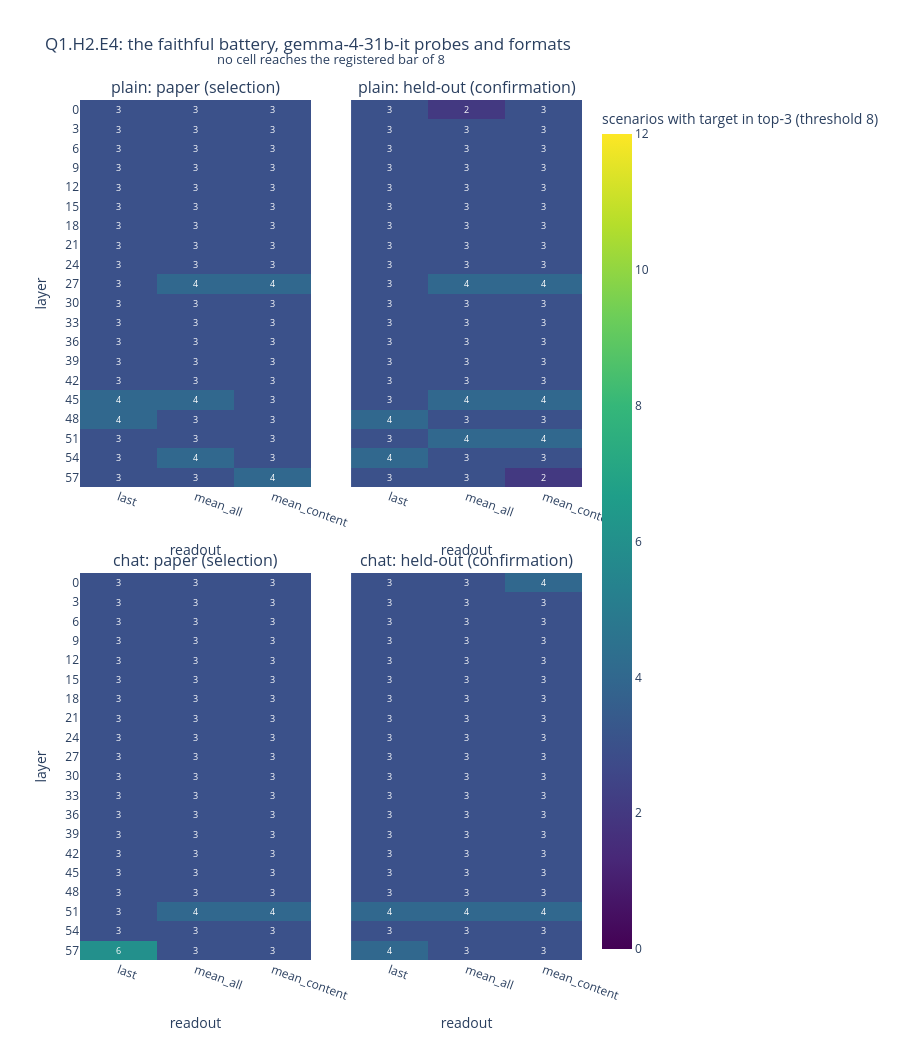

Source (notebook cell):
### Code cell
# this cell draws the four sweep grids with per-cell scores (bold at the pass bar of 8)
titles = [
    f"{fmt}: {'paper (selection)' if kind == 'scenario' else 'held-out (confirmation)'}"
    for fmt in formats
    for kind in ("scenario", "heldout")
]
fig = make_subplots(
    rows=len(formats),
    cols=2,
    subplot_titles=titles,
    shared_yaxes=True,
    horizontal_spacing=0.08,
    vertical_spacing=0.10,
)
for fi, fmt in enumerate(formats):
    for ki, kind in enumerate(("scenario", "heldout")):
        G = grids[(fmt, kind)]
        fig.add_trace(
            go.Heatmap(
                z=G,
                colorscale="Viridis",
                zmin=0,
                zmax=12,
                showscale=(fi == 0 and ki == 0),
                colorbar=dict(title="scenarios with target in top-3 (threshold 8)"),
            ),
            row=fi + 1,
            col=ki + 1,
        )
        for lp in range(len(layers)):
            for rp in range(len(READOUTS)):
                v = int(G[lp, rp])
                fig.add_annotation(
                    x=rp,
                    y=lp,
                    text=f"<b>{v}</b>" if v >= 8 else str(v),
                    showarrow=False,
                    font=dict(size=9, color="white" if v < 7 else "black"),
                    row=fi + 1,
                    col=ki + 1,
                )
        fig.update_xaxes(
            tickvals=list(range(len(READOUTS))),
            ticktext=READOUTS,
            tickangle=20,
            title_text="readout",
            row=fi + 1,
            col=ki + 1,
        )
        fig.update_yaxes(autorange="reversed", row=fi + 1, col=ki + 1)
    fig.update_yaxes(
        tickvals=list(range(len(layers))),
        ticktext=[str(l) for l in layers],
        title_text="layer",
        row=fi + 1,
        col=1,
    )
fig.update_layout(
    title="Q1.H2.E4: the faithful battery, gemma-4-31b-it probes and formats",
    height=520 * len(formats),
    width=900,
)
fig.add_annotation(
    text="no cell reaches the registered bar of 8",
    xref="paper",
    yref="paper",
    x=0.5,
    y=1.06,
    showarrow=False,
    font=dict(size=13),
)
fig.show()

### Figure 1 — Plotly figure (JSON) as saved in the notebook; plotly's stock layout.template omitted (floating-point values rounded to 4 significant figures)
{"data": [{"colorbar": {"title": {"text": "scenarios with target in top-3 (threshold 8)"}}, "colorscale": [[0.0, "#440154"], [0.1111, "#482878"], [0.2222, "#3e4989"], [0.3333, "#31688e"], [0.4444, "#26828e"], [0.5556, "#1f9e89"], [0.6667, "#35b779"], [0.7778, "#6ece58"], [0.8889, "#b5de2b"], [1.0, "#fde725"]], "showscale": true, "type": "heatmap", "xaxis": "x", "yaxis": "y", "z": [[3, 3, 3], [3, 3, 3], [3, 3, 3], [3, 3, 3], [3, 3, 3], [3, 3, 3], [3, 3, 3], [3, 3, 3], [3, 3, 3], [3, 4, 4], [3, 3, 3], [3, 3, 3], [3, 3, 3], [3, 3, 3], [3, 3, 3], [4, 4, 3], [4, 3, 3], [3, 3, 3], [3, 4, 3], [3, 3, 4]], "zmax": 12, "zmin": 0}, {"colorbar": {"title": {"text": "scenarios with target in top-3 (threshold 8)"}}, "colorscale": [[0.0, "#440154"], [0.1111, "#482878"], [0.2222, "#3e4989"], [0.3333, "#31688e"], [0.4444, "#26828e"], [0.5556, "#1f9e89"], [0.6667, "#35b779"], [0.7778, "#6ece58"], [0.8889, "#b5de2b"], [1.0, "#fde725"]], "showscale": false, "type": "heatmap", "xaxis": "x2", "yaxis": "y2", "z": [[3, 2, 3], [3, 3, 3], [3, 3, 3], [3, 3, 3], [3, 3, 3], [3, 3, 3], [3, 3, 3], [3, 3, 3], [3, 3, 3], [3, 4, 4], [3, 3, 3], [3, 3, 3], [3, 3, 3], [3, 3, 3], [3, 3, 3], [3, 4, 4], [4, 3, 3], [3, 4, 4], [4, 3, 3], [3, 3, 2]], "zmax": 12, "zmin": 0}, {"colorbar": {"title": {"text": "scenarios with target in top-3 (threshold 8)"}}, "colorscale": [[0.0, "#440154"], [0.1111, "#482878"], [0.2222, "#3e4989"], [0.3333, "#31688e"], [0.4444, "#26828e"], [0.5556, "#1f9e89"], [0.6667, "#35b779"], [0.7778, "#6ece58"], [0.8889, "#b5de2b"], [1.0, "#fde725"]], "showscale": false, "type": "heatmap", "xaxis": "x3", "yaxis": "y3", "z": [[3, 3, 3], [3, 3, 3], [3, 3, 3], [3, 3, 3], [3, 3, 3], [3, 3, 3], [3, 3, 3], [3, 3, 3], [3, 3, 3], [3, 3, 3], [3, 3, 3], [3, 3, 3], [3, 3, 3], [3, 3, 3], [3, 3, 3], [3, 3, 3], [3, 3, 3], [3, 4, 4], [3, 3, 3], [6, 3, 3]], "zmax": 12, "zmin": 0}, {"colorbar": {"title": {"text": "scenarios with target in top-3 (threshold 8)"}}, "colorscale": [[0.0, "#440154"], [0.1111, "#482878"], [0.2222, "#3e4989"], [0.3333, "#31688e"], [0.4444, "#26828e"], [0.5556, "#1f9e89"], [0.6667, "#35b779"], [0.7778, "#6ece58"], [0.8889, "#b5de2b"], [1.0, "#fde725"]], "showscale": false, "type": "heatmap", "xaxis": "x4", "yaxis": "y4", "z": [[3, 3, 4], [3, 3, 3], [3, 3, 3], [3, 3, 3], [3, 3, 3], [3, 3, 3], [3, 3, 3], [3, 3, 3], [3, 3, 3], [3, 3, 3], [3, 3, 3], [3, 3, 3], [3, 3, 3], [3, 3, 3], [3, 3, 3], [3, 3, 3], [3, 3, 3], [4, 4, 4], [3, 3, 3], [4, 3, 3]], "zmax": 12, "zmin": 0}], "layout": {"annotations": [{"font": {"size": 16}, "showarrow": false, "text": "plain: paper (selection)", "x": 0.23, "xanchor": "center", "xref": "paper", "y": 1.0, "yanchor": "bottom", "yref": "paper"}, {"font": {"size": 16}, "showarrow": false, "text": "plain: held-out (confirmation)", "x": 0.77, "xanchor": "center", "xref": "paper", "y": 1.0, "yanchor": "bottom", "yref": "paper"}, {"font": {"size": 16}, "showarrow": false, "text": "chat: paper (selection)", "x": 0.23, "xanchor": "center", "xref": "paper", "y": 0.45, "yanchor": "bottom", "yref": "paper"}, {"font": {"size": 16}, "showarrow": false, "text": "chat: held-out (confirmation)", "x": 0.77, "xanchor": "center", "xref": "paper", "y": 0.45, "yanchor": "bottom", "yref": "paper"}, {"font": {"color": "white", "size": 9}, "showarrow": false, "text": "3", "x": 0, "xref": "x", "y": 0, "yref": "y"}, {"font": {"color": "white", "size": 9}, "showarrow": false, "text": "3", "x": 1, "xref": "x", "y": 0, "yref": "y"}, {"font": {"color": "white", "size": 9}, "showarrow": false, "text": "3", "x": 2, "xref": "x", "y": 0, "yref": "y"}, {"font": {"color": "white", "size": 9}, "showarrow": false, "text": "3", "x": 0, "xref": "x", "y": 1, "yref": "y"}, {"font": {"color": "white", "size": 9}, "showarrow": false, "text": "3", "x": 1, "xref": "x", "y": 1, "yref": "y"}, {"font": {"color": "white", "size": 9}, "showarrow": false, "text": "3", "x": 2, "xref": "x", "y": 1, "yref": "y"}, {"font": {"color": "white", "size": 9}, "showarrow": false, "text": "3", "x": 0, "xref": "x", "y": 2, "yref": "y"}, {"font": {"color": "white", "size": 9}, "showarrow": false, "text": "3", "x": 1, "xref": "x", "y": 2, "yref": "y"}, {"font": {"color": "white", "size": 9}, "showarrow": false, "text": "3", "x": 2, "xref": "x", "y": 2, "yref": "y"}, {"font": {"color": "white", "size": 9}, "showarrow": false, "text": "3", "x": 0, "xref": "x", "y": 3, "yref": "y"}, {"font": {"color": "white", "size": 9}, "showarrow": false, "text": "3", "x": 1, "xref": "x", "y": 3, "yref": "y"}, {"font": {"color": "white", "size": 9}, "showarrow": false, "text": "3", "x": 2, "xref": "x", "y": 3, "yref": "y"}, {"font": {"color": "white", "size": 9}, "showarrow": false, "text": "3", "x": 0, "xref": "x", "y": 4, "yref": "y"}, {"font": {"color": "white", "size": 9}, "showarrow": false, "text": "3", "x": 1, "xref": "x", "y": 4, "yref": "y"}, {"font": {"color": "white", "size": 9}, "showarrow": false, "text": "3", "x": 2, "xref": "x", "y": 4, "yref": "y"}, {"font": {"color": "white", "size": 9}, "showarrow": false, "text": "3", "x": 0, "xref": "x", "y": 5, "yref": "y"}, {"font": {"color": "white", "size": 9}, "showarrow": false, "text": "3", "x": 1, "xref": "x", "y": 5, "yref": "y"}, {"font": {"color": "white", "size": 9}, "showarrow": false, "text": "3", "x": 2, "xref": "x", "y": 5, "yref": "y"}, {"font": {"color": "white", "size": 9}, "showarrow": false, "text": "3", "x": 0, "xref": "x", "y": 6, "yref": "y"}, {"font": {"color": "white", "size": 9}, "showarrow": false, "text": "3", "x": 1, "xref": "x", "y": 6, "yref": "y"}, {"font": {"color": "white", "size": 9}, "showarrow": false, "text": "3", "x": 2, "xref": "x", "y": 6, "yref": "y"}, {"font": {"color": "white", "size": 9}, "showarrow": false, "text": "3", "x": 0, "xref": "x", "y": 7, "yref": "y"}, {"font": {"color": "white", "size": 9}, "showarrow": false, "text": "3", "x": 1, "xref": "x", "y": 7, "yref": "y"}, {"font": {"color": "white", "size": 9}, "showarrow": false, "text": "3", "x": 2, "xref": "x", "y": 7, "yref": "y"}, {"font": {"color": "white", "size": 9}, "showarrow": false, "text": "3", "x": 0, "xref": "x", "y": 8, "yref": "y"}, {"font": {"color": "white", "size": 9}, "showarrow": false, "text": "3", "x": 1, "xref": "x", "y": 8, "yref": "y"}, {"font": {"color": "white", "size": 9}, "showarrow": false, "text": "3", "x": 2, "xref": "x", "y": 8, "yref": "y"}, {"font": {"color": "white", "size": 9}, "showarrow": false, "text": "3", "x": 0, "xref": "x", "y": 9, "yref": "y"}, {"font": {"color": "white", "size": 9}, "showarrow": false, "text": "4", "x": 1, "xref": "x", "y": 9, "yref": "y"}, {"font": {"color": "white", "size": 9}, "showarrow": false, "text": "4", "x": 2, "xref": "x", "y": 9, "yref": "y"}, {"font": {"color": "white", "size": 9}, "showarrow": false, "text": "3", "x": 0, "xref": "x", "y": 10, "yref": "y"}, {"font": {"color": "white", "size": 9}, "showarrow": false, "text": "3", "x": 1, "xref": "x", "y": 10, "yref": "y"}, {"font": {"color": "white", "size": 9}, "showarrow": false, "text": "3", "x": 2, "xref": "x", "y": 10, "yref": "y"}, {"font": {"color": "white", "size": 9}, "showarrow": false, "text": "3", "x": 0, "xref": "x", "y": 11, "yref": "y"}, {"font": {"color": "white", "size": 9}, "showarrow": false, "text": "3", "x": 1, "xref": "x", "y": 11, "yref": "y"}, {"font": {"color": "white", "size": 9}, "showarrow": false, "text": "3", "x": 2, "xref": "x", "y": 11, "yref": "y"}, {"font": {"color": "white", "size": 9}, "showarrow": false, "text": "3", "x": 0, "xref": "x", "y": 12, "yref": "y"}, {"font": {"color": "white", "size": 9}, "showarrow": false, "text": "3", "x": 1, "xref": "x", "y": 12, "yref": "y"}, {"font": {"color": "white", "size": 9}, "showarrow": false, "text": "3", "x": 2, "xref": "x", "y": 12, "yref": "y"}, {"font": {"color": "white", "size": 9}, "showarrow": false, "text": "3", "x": 0, "xref": "x", "y": 13, "yref": "y"}, {"font": {"color": "white", "size": 9}, "showarrow": false, "text": "3", "x": 1, "xref": "x", "y": 13, "yref": "y"}, {"font": {"color": "white", "size": 9}, "showarrow": false, "text": "3", "x": 2, "xref": "x", "y": 13, "yref": "y"}, {"font": {"color": "white", "size": 9}, "showarrow": false, "text": "3", "x": 0, "xref": "x", "y": 14, "yref": "y"}, {"font": {"color": "white", "size": 9}, "showarrow": false, "text": "3", "x": 1, "xref": "x", "y": 14, "yref": "y"}, {"font": {"color": "white", "size": 9}, "showarrow": false, "text": "3", "x": 2, "xref": "x", "y": 14, "yref": "y"}, {"font": {"color": "white", "size": 9}, "showarrow": false, "text": "4", "x": 0, "xref": "x", "y": 15, "yref": "y"}, {"font": {"color": "white", "size": 9}, "showarrow": false, "text": "4", "x": 1, "xref": "x", "y": 15, "yref": "y"}, {"font": {"color": "white", "size": 9}, "showarrow": false, "text": "3", "x": 2, "xref": "x", "y": 15, "yref": "y"}, {"font": {"color": "white", "size": 9}, "showarrow": false, "text": "4", "x": 0, "xref": "x", "y": 16, "yref": "y"}, {"font": {"color": "white", "size": 9}, "showarrow": false, "text": "3", "x": 1, "xref": "x", "y": 16, "yref": "y"}, {"font": {"color": "white", "size": 9}, "showarrow": false, "text": "3", "x": 2, "xref": "x", "y": 16, "yref": "y"}, {"font": {"color": "white", "size": 9}, "showarrow": false, "text": "3", "x": 0, "xref": "x", "y": 17, "yref": "y"}, {"font": {"color": "white", "size": 9}, "showarrow": false, "text": "3", "x": 1, "xref": "x", "y": 17, "yref": "y"}, {"font": {"color": "white", "size": 9}, "showarrow": false, "text": "3", "x": 2, "xref": "x", "y": 17, "yref": "y"}, {"font": {"color": "white", "size": 9}, "showarrow": false, "text": "3", "x": 0, "xref": "x", "y": 18, "yref": "y"}, {"font": {"color": "white", "size": 9}, "showarrow": false, "text": "4", "x": 1, "xref": "x", "y": 18, "yref": "y"}, {"font": {"color": "white", "size": 9}, "showarrow": false, "text": "3", "x": 2, "xref": "x", "y": 18, "yref": "y"}, {"font": {"color": "white", "size": 9}, "showarrow": false, "text": "3", "x": 0, "xref": "x", "y": 19, "yref": "y"}, {"font": {"color": "white", "size": 9}, "showarrow": false, "text": "3", "x": 1, "xref": "x", "y": 19, "yref": "y"}, {"font": {"color": "white", "size": 9}, "showarrow": false, "text": "4", "x": 2, "xref": "x", "y": 19, "yref": "y"}, {"font": {"color": "white", "size": 9}, "showarrow": false, "text": "3", "x": 0, "xref": "x2", "y": 0, "yref": "y2"}, {"font": {"color": "white", "size": 9}, "showarrow": false, "text": "2", "x": 1, "xref": "x2", "y": 0, "yref": "y2"}, {"font": {"color": "white", "size": 9}, "showarrow": false, "text": "3", "x": 2, "xref": "x2", "y": 0, "yref": "y2"}, {"font": {"color": "white", "size": 9}, "showarrow": false, "text": "3", "x": 0, "xref": "x2", "y": 1, "yref": "y2"}, {"font": {"color": "white", "size": 9}, "showarrow": false, "text": "3", "x": 1, "xref": "x2", "y": 1, "yref": "y2"}, {"font": {"color": "white", "size": 9}, "showarrow": false, "text": "3", "x": 2, "xref": "x2", "y": 1, "yref": "y2"}, {"font": {"color": "white", "size": 9}, "showarrow": false, "text": "3", "x": 0, "xref": "x2", "y": 2, "yref": "y2"}, {"font": {"color": "white", "size": 9}, "showarrow": false, "text": "3", "x": 1, "xref": "x2", "y": 2, "yref": "y2"}, {"font": {"color": "white", "size": 9}, "showarrow": false, "text": "3", "x": 2, "xref": "x2", "y": 2, "yref": "y2"}, {"font": {"color": "white", "size": 9}, "showarrow": false, "text": "3", "x": 0, "xref": "x2", "y": 3, "yref": "y2"}, {"font": {"color": "white", "size": 9}, "showarrow": false, "text": "3", "x": 1, "xref": "x2", "y": 3, "yref": "y2"}, {"font": {"color": "white", "size": 9}, "showarrow": false, "text": "3", "x": 2, "xref": "x2", "y": 3, "yref": "y2"}, {"font": {"color": "white", "size": 9}, "showarrow": false, "text": "3", "x": 0, "xref": "x2", "y": 4, "yref": "y2"}, {"font": {"color": "white", "size": 9}, "showarrow": false, "text": "3", "x": 1, "xref": "x2", "y": 4, "yref": "y2"}, {"font": {"color": "white", "size": 9}, "showarrow": false, "text": "3", "x": 2, "xref": "x2", "y": 4, "yref": "y2"}, {"font": {"color": "white", "size": 9}, "showarrow": false, "text": "3", "x": 0, "xref": "x2", "y": 5, "yref": "y2"}, {"font": {"color": "white", "size": 9}, "showarrow": false, "text": "3", "x": 1, "xref": "x2", "y": 5, "yref": "y2"}, {"font": {"color": "white", "size": 9}, "showarrow": false, "text": "3", "x": 2, "xref": "x2", "y": 5, "yref": "y2"}, {"font": {"color": "white", "size": 9}, "showarrow": false, "text": "3", "x": 0, "xref": "x2", "y": 6, "yref": "y2"}, {"font": {"color": "white", "size": 9}, "showarrow": false, "text": "3", "x": 1, "xref": "x2", "y": 6, "yref": "y2"}, {"font": {"color": "white", "size": 9}, "showarrow": false, "text": "3", "x": 2, "xref": "x2", "y": 6, "yref": "y2"}, {"font": {"color": "white", "size": 9}, "showarrow": false, "text": "3", "x": 0, "xref": "x2", "y": 7, "yref": "y2"}, {"font": {"color": "white", "size": 9}, "showarrow": false, "text": "3", "x": 1, "xref": "x2", "y": 7, "yref": "y2"}, {"font": {"color": "white", "size": 9}, "showarrow": false, "text": "3", "x": 2, "xref": "x2", "y": 7, "yref": "y2"}, {"font": {"color": "white", "size": 9}, "showarrow": false, "text": "3", "x": 0, "xref": "x2", "y": 8, "yref": "y2"}, {"font": {"color": "white", "size": 9}, "showarrow": false, "text": "3", "x": 1, "xref": "x2", "y": 8, "yref": "y2"}, {"font": {"color": "white", "size": 9}, "showarrow": false, "text": "3", "x": 2, "xref": "x2", "y": 8, "yref": "y2"}, {"font": {"color": "white", "size": 9}, "showarrow": false, "text": "3", "x": 0, "xref": "x2", "y": 9, "yref": "y2"}, {"font": {"color": "white", "size": 9}, "showarrow": false, "text": "4", "x": 1, "xref": "x2", "y": 9, "yref": "y2"}, {"font": {"color": "white", "size": 9}, "showarrow": false, "text": "4", "x": 2, "xref": "x2", "y": 9, "yref": "y2"}, {"font": {"color": "white", "size": 9}, "showarrow": false, "text": "3", "x": 0, "xref": "x2", "y": 10, "yref": "y2"}, {"font": {"color": "white", "size": 9}, "showarrow": false, "text": "3", "x": 1, "xref": "x2", "y": 10, "yref": "y2"}, {"font": {"color": "white", "size": 9}, "showarrow": false, "text": "3", "x": 2, "xref": "x2", "y": 10, "yref": "y2"}, {"font": {"color": "white", "size": 9}, "showarrow": false, "text": "3", "x": 0, "xref": "x2", "y": 11, "yref": "y2"}, {"font": {"color": "white", "size": 9}, "showarrow": false, "text": "3", "x": 1, "xref": "x2", "y": 11, "yref": "y2"}, {"font": {"color": "white", "size": 9}, "showarrow": false, "text": "3", "x": 2, "xref": "x2", "y": 11, "yref": "y2"}, {"font": {"color": "white", "size": 9}, "showarrow": false, "text": "3", "x": 0, "xref": "x2", "y": 12, "yref": "y2"}, {"font": {"color": "white", "size": 9}, "showarrow": false, "text": "3", "x": 1, "xref": "x2", "y": 12, "yref": "y2"}, {"font": {"color": "white", "size": 9}, "showarrow": false, "text": "3", "x": 2, "xref": "x2", "y": 12, "yref": "y2"}, {"font": {"color": "white", "size": 9}, "showarrow": false, "text": "3", "x": 0, "xref": "x2", "y": 13, "yref": "y2"}, {"font": {"color": "white", "size": 9}, "showarrow": false, "text": "3", "x": 1, "xref": "x2", "y": 13, "yref": "y2"}, {"font": {"color": "white", "size": 9}, "showarrow": false, "text": "3", "x": 2, "xref": "x2", "y": 13, "yref": "y2"}, {"font": {"color": "white", "size": 9}, "showarrow": false, "text": "3", "x": 0, "xref": "x2", "y": 14, "yref": "y2"}, {"font": {"color": "white", "size": 9}, "showarrow": false, "text": "3", "x": 1, "xref": "x2", "y": 14, "yref": "y2"}, {"font": {"color": "white", "size": 9}, "showarrow": false, "text": "3", "x": 2, "xref": "x2", "y": 14, "yref": "y2"}, {"font": {"color": "white", "size": 9}, "showarrow": false, "text": "3", "x": 0, "xref": "x2", "y": 15, "yref": "y2"}, {"font": {"color": "white", "size": 9}, "showarrow": false, "text": "4", "x": 1, "xref": "x2", "y": 15, "yref": "y2"}, {"font": {"color": "white", "size": 9}, "showarrow": false, "text": "4", "x": 2, "xref": "x2", "y": 15, "yref": "y2"}, {"font": {"color": "white", "size": 9}, "showarrow": false, "text": "4", "x": 0, "xref": "x2", "y": 16, "yref": "y2"}, {"font": {"color": "white", "size": 9}, "showarrow": false, "text": "3", "x": 1, "xref": "x2", "y": 16, "yref": "y2"}, {"font": {"color": "white", "size": 9}, "showarrow": false, "text": "3", "x": 2, "xref": "x2", "y": 16, "yref": "y2"}, {"font": {"color": "white", "size": 9}, "showarrow": false, "text": "3", "x": 0, "xref": "x2", "y": 17, "yref": "y2"}, {"font": {"color": "white", "size": 9}, "showarrow": false, "text": "4", "x": 1, "xref": "x2", "y": 17, "yref": "y2"}, {"font": {"color": "white", "size": 9}, "showarrow": false, "text": "4", "x": 2, "xref": "x2", "y": 17, "yref": "y2"}, {"font": {"color": "white", "size": 9}, "showarrow": false, "text": "4", "x": 0, "xref": "x2", "y": 18, "yref": "y2"}, {"font": {"color": "white", "size": 9}, "showarrow": false, "text": "3", "x": 1, "xref": "x2", "y": 18, "yref": "y2"}, {"font": {"color": "white", "size": 9}, "showarrow": false, "text": "3", "x": 2, "xref": "x2", "y": 18, "yref": "y2"}, {"font": {"color": "white", "size": 9}, "showarrow": false, "text": "3", "x": 0, "xref": "x2", "y": 19, "yref": "y2"}, {"font": {"color": "white", "size": 9}, "showarrow": false, "text": "3", "x": 1, "xref": "x2", "y": 19, "yref": "y2"}, {"font": {"color": "white", "size": 9}, "showarrow": false, "text": "2", "x": 2, "xref": "x2", "y": 19, "yref": "y2"}, {"font": {"color": "white", "size": 9}, "showarrow": false, "text": "3", "x": 0, "xref": "x3", "y": 0, "yref": "y3"}, {"font": {"color": "white", "size": 9}, "showarrow": false, "text": "3", "x": 1, "xref": "x3", "y": 0, "yref": "y3"}, {"font": {"color": "white", "size": 9}, "showarrow": false, "text": "3", "x": 2, "xref": "x3", "y": 0, "yref": "y3"}, {"font": {"color": "white", "size": 9}, "showarrow": false, "text": "3", "x": 0, "xref": "x3", "y": 1, "yref": "y3"}, {"font": {"color": "white", "size": 9}, "showarrow": false, "text": "3", "x": 1, "xref": "x3", "y": 1, "yref": "y3"}, {"font": {"color": "white", "size": 9}, "showarrow": false, "text": "3", "x": 2, "xref": "x3", "y": 1, "yref": "y3"}, {"font": {"color": "white", "size": 9}, "showarrow": false, "text": "3", "x": 0, "xref": "x3", "y": 2, "yref": "y3"}, {"font": {"color": "white", "size": 9}, "showarrow": false, "text": "3", "x": 1, "xref": "x3", "y": 2, "yref": "y3"}, {"font": {"color": "white", "size": 9}, "showarrow": false, "text": "3", "x": 2, "xref": "x3", "y": 2, "yref": "y3"}, {"font": {"color": "white", "size": 9}, "showarrow": false, "text": "3", "x": 0, "xref": "x3", "y": 3, "yref": "y3"}, {"font": {"color": "white", "size": 9}, "showarrow": false, "text": "3", "x": 1, "xref": "x3", "y": 3, "yref": "y3"}, {"font": {"color": "white", "size": 9}, "showarrow": false, "text": "3", "x": 2, "xref": "x3", "y": 3, "yref": "y3"}, {"font": {"color": "white", "size": 9}, "showarrow": false, "text": "3", "x": 0, "xref": "x3", "y": 4, "yref": "y3"}, {"font": {"color": "white", "size": 9}, "showarrow": false, "text": "3", "x": 1, "xref": "x3", "y": 4, "yref": "y3"}, {"font": {"color": "white", "size": 9}, "showarrow": false, "text": "3", "x": 2, "xref": "x3", "y": 4, "yref": "y3"}, {"font": {"color": "white", "size": 9}, "showarrow": false, "text": "3", "x": 0, "xref": "x3", "y": 5, "yref": "y3"}, {"font": {"color": "white", "size": 9}, "showarrow": false, "text": "3", "x": 1, "xref": "x3", "y": 5, "yref": "y3"}, {"font": {"color": "white", "size": 9}, "showarrow": false, "text": "3", "x": 2, "xref": "x3", "y": 5, "yref": "y3"}, {"font": {"color": "white", "size": 9}, "showarrow": false, "text": "3", "x": 0, "xref": "x3", "y": 6, "yref": "y3"}, {"font": {"color": "white", "size": 9}, "showarrow": false, "text": "3", "x": 1, "xref": "x3", "y": 6, "yref": "y3"}, {"font": {"color": "white", "size": 9}, "showarrow": false, "text": "3", "x": 2, "xref": "x3", "y": 6, "yref": "y3"}, {"font": {"color": "white", "size": 9}, "showarrow": false, "text": "3", "x": 0, "xref": "x3", "y": 7, "yref": "y3"}, {"font": {"color": "white", "size": 9}, "showarrow": false, "text": "3", "x": 1, "xref": "x3", "y": 7, "yref": "y3"}, {"font": {"color": "white", "size": 9}, "showarrow": false, "text": "3", "x": 2, "xref": "x3", "y": 7, "yref": "y3"}, {"font": {"color": "white", "size": 9}, "showarrow": false, "text": "3", "x": 0, "xref": "x3", "y": 8, "yref": "y3"}, {"font": {"color": "white", "size": 9}, "showarrow": false, "text": "3", "x": 1, "xref": "x3", "y": 8, "yref": "y3"}, {"font": {"color": "white", "size": 9}, "showarrow": false, "text": "3", "x": 2, "xref": "x3", "y": 8, "yref": "y3"}, {"font": {"color": "white", "size": 9}, "showarrow": false, "text": "3", "x": 0, "xref": "x3", "y": 9, "yref": "y3"}, {"font": {"color": "white", "size": 9}, "showarrow": false, "text": "3", "x": 1, "xref": "x3", "y": 9, "yref": "y3"}, {"font": {"color": "white", "size": 9}, "showarrow": false, "text": "3", "x": 2, "xref": "x3", "y": 9, "yref": "y3"}, {"font": {"color": "white", "size": 9}, "showarrow": false, "text": "3", "x": 0, "xref": "x3", "y": 10, "yref": "y3"}, {"font": {"color": "white", "size": 9}, "showarrow": false, "text": "3", "x": 1, "xref": "x3", "y": 10, "yref": "y3"}, {"font": {"color": "white", "size": 9}, "showarrow": false, "text": "3", "x": 2, "xref": "x3", "y": 10, "yref": "y3"}, {"font": {"color": "white", "size": 9}, "showarrow": false, "text": "3", "x": 0, "xref": "x3", "y": 11, "yref": "y3"}, {"font": {"color": "white", "size": 9}, "showarrow": false, "text": "3", "x": 1, "xref": "x3", "y": 11, "yref": "y3"}, {"font": {"color": "white", "size": 9}, "showarrow": false, "text": "3", "x": 2, "xref": "x3", "y": 11, "yref": "y3"}, {"font": {"color": "white", "size": 9}, "showarrow": false, "text": "3", "x": 0, "xref": "x3", "y": 12, "yref": "y3"}, {"font": {"color": "white", "size": 9}, "showarrow": false, "text": "3", "x": 1, "xref": "x3", "y": 12, "yref": "y3"}, {"font": {"color": "white", "size": 9}, "showarrow": false, "text": "3", "x": 2, "xref": "x3", "y": 12, "yref": "y3"}, {"font": {"color": "white", "size": 9}, "showarrow": false, "text": "3", "x": 0, "xref": "x3", "y": 13, "yref": "y3"}, {"font": {"color": "white", "size": 9}, "showarrow": false, "text": "3", "x": 1, "xref": "x3", "y": 13, "yref": "y3"}, {"font": {"color": "white", "size": 9}, "showarrow": false, "text": "3", "x": 2, "xref": "x3", "y": 13, "yref": "y3"}, {"font": {"color": "white", "size": 9}, "showarrow": false, "text": "3", "x": 0, "xref": "x3", "y": 14, "yref": "y3"}, {"font": {"color": "white", "size": 9}, "showarrow": false, "text": "3", "x": 1, "xref": "x3", "y": 14, "yref": "y3"}, {"font": {"color": "white", "size": 9}, "showarrow": false, "text": "3", "x": 2, "xref": "x3", "y": 14, "yref": "y3"}, {"font": {"color": "white", "size": 9}, "showarrow": false, "text": "3", "x": 0, "xref": "x3", "y": 15, "yref": "y3"}, {"font": {"color": "white", "size": 9}, "showarrow": false, "text": "3", "x": 1, "xref": "x3", "y": 15, "yref": "y3"}, {"font": {"color": "white", "size": 9}, "showarrow": false, "text": "3", "x": 2, "xref": "x3", "y": 15, "yref": "y3"}, {"font": {"color": "white", "size": 9}, "showarrow": false, "text": "3", "x": 0, "xref": "x3", "y": 16, "yref": "y3"}, {"font": {"color": "white", "size": 9}, "showarrow": false, "text": "3", "x": 1, "xref": "x3", "y": 16, "yref": "y3"}, {"font": {"color": "white", "size": 9}, "showarrow": false, "text": "3", "x": 2, "xref": "x3", "y": 16, "yref": "y3"}, {"font": {"color": "white", "size": 9}, "showarrow": false, "text": "3", "x": 0, "xref": "x3", "y": 17, "yref": "y3"}, {"font": {"color": "white", "size": 9}, "showarrow": false, "text": "4", "x": 1, "xref": "x3", "y": 17, "yref": "y3"}, {"font": {"color": "white", "size": 9}, "showarrow": false, "text": "4", "x": 2, "xref": "x3", "y": 17, "yref": "y3"}, {"font": {"color": "white", "size": 9}, "showarrow": false, "text": "3", "x": 0, "xref": "x3", "y": 18, "yref": "y3"}, {"font": {"color": "white", "size": 9}, "showarrow": false, "text": "3", "x": 1, "xref": "x3", "y": 18, "yref": "y3"}, {"font": {"color": "white", "size": 9}, "showarrow": false, "text": "3", "x": 2, "xref": "x3", "y": 18, "yref": "y3"}, {"font": {"color": "white", "size": 9}, "showarrow": false, "text": "6", "x": 0, "xref": "x3", "y": 19, "yref": "y3"}, {"font": {"color": "white", "size": 9}, "showarrow": false, "text": "3", "x": 1, "xref": "x3", "y": 19, "yref": "y3"}, {"font": {"color": "white", "size": 9}, "showarrow": false, "text": "3", "x": 2, "xref": "x3", "y": 19, "yref": "y3"}, {"font": {"color": "white", "size": 9}, "showarrow": false, "text": "3", "x": 0, "xref": "x4", "y": 0, "yref": "y4"}, {"font": {"color": "white", "size": 9}, "showarrow": false, "text": "3", "x": 1, "xref": "x4", "y": 0, "yref": "y4"}, {"font": {"color": "white", "size": 9}, "showarrow": false, "text": "4", "x": 2, "xref": "x4", "y": 0, "yref": "y4"}, {"font": {"color": "white", "size": 9}, "showarrow": false, "text": "3", "x": 0, "xref": "x4", "y": 1, "yref": "y4"}, {"font": {"color": "white", "size": 9}, "showarrow": false, "text": "3", "x": 1, "xref": "x4", "y": 1, "yref": "y4"}, {"font": {"color": "white", "size": 9}, "showarrow": false, "text": "3", "x": 2, "xref": "x4", "y": 1, "yref": "y4"}, {"font": {"color": "white", "size": 9}, "showarrow": false, "text": "3", "x": 0, "xref": "x4", "y": 2, "yref": "y4"}, {"font": {"color": "white", "size": 9}, "showarrow": false, "text": "3", "x": 1, "xref": "x4", "y": 2, "yref": "y4"}, {"font": {"color": "white", "size": 9}, "showarrow": false, "text": "3", "x": 2, "xref": "x4", "y": 2, "yref": "y4"}, {"font": {"color": "white", "size": 9}, "showarrow": false, "text": "3", "x": 0, "xref": "x4", "y": 3, "yref": "y4"}, {"font": {"color": "white", "size": 9}, "showarrow": false, "text": "3", "x": 1, "xref": "x4", "y": 3, "yref": "y4"}, {"font": {"color": "white", "size": 9}, "showarrow": false, "text": "3", "x": 2, "xref": "x4", "y": 3, "yref": "y4"}, {"font": {"color": "white", "size": 9}, "showarrow": false, "text": "3", "x": 0, "xref": "x4", "y": 4, "yref": "y4"}, {"font": {"color": "white", "size": 9}, "showarrow": false, "text": "3", "x": 1, "xref": "x4", "y": 4, "yref": "y4"}, {"font": {"color": "white", "size": 9}, "showarrow": false, "text": "3", "x": 2, "xref": "x4", "y": 4, "yref": "y4"}, {"font": {"color": "white", "size": 9}, "showarrow": false, "text": "3", "x": 0, "xref": "x4", "y": 5, "yref": "y4"}, {"font": {"color": "white", "size": 9}, "showarrow": false, "text": "3", "x": 1, "xref": "x4", "y": 5, "yref": "y4"}, {"font": {"color": "white", "size": 9}, "showarrow": false, "text": "3", "x": 2, "xref": "x4", "y": 5, "yref": "y4"}, {"font": {"color": "white", "size": 9}, "showarrow": false, "text": "3", "x": 0, "xref": "x4", "y": 6, "yref": "y4"}, {"font": {"color": "white", "size": 9}, "showarrow": false, "text": "3", "x": 1, "xref": "x4", "y": 6, "yref": "y4"}, {"font": {"color": "white", "size": 9}, "showarrow": false, "text": "3", "x": 2, "xref": "x4", "y": 6, "yref": "y4"}, {"font": {"color": "white", "size": 9}, "showarrow": false, "text": "3", "x": 0, "xref": "x4", "y": 7, "yref": "y4"}, {"font": {"color": "white", "size": 9}, "showarrow": false, "text": "3", "x": 1, "xref": "x4", "y": 7, "yref": "y4"}, {"font": {"color": "white", "size": 9}, "showarrow": false, "text": "3", "x": 2, "xref": "x4", "y": 7, "yref": "y4"}, {"font": {"color": "white", "size": 9}, "showarrow": false, "text": "3", "x": 0, "xref": "x4", "y": 8, "yref": "y4"}, {"font": {"color": "white", "size": 9}, "showarrow": false, "text": "3", "x": 1, "xref": "x4", "y": 8, "yref": "y4"}, {"font": {"color": "white", "size": 9}, "showarrow": false, "text": "3", "x": 2, "xref": "x4", "y": 8, "yref": "y4"}, {"font": {"color": "white", "size": 9}, "showarrow": false, "text": "3", "x": 0, "xref": "x4", "y": 9, "yref": "y4"}, {"font": {"color": "white", "size": 9}, "showarrow": false, "text": "3", "x": 1, "xref": "x4", "y": 9, "yref": "y4"}, {"font": {"color": "white", "size": 9}, "showarrow": false, "text": "3", "x": 2, "xref": "x4", "y": 9, "yref": "y4"}, {"font": {"color": "white", "size": 9}, "showarrow": false, "text": "3", "x": 0, "xref": "x4", "y": 10, "yref": "y4"}, {"font": {"color": "white", "size": 9}, "showarrow": false, "text": "3", "x": 1, "xref": "x4", "y": 10, "yref": "y4"}, {"font": {"color": "white", "size": 9}, "showarrow": false, "text": "3", "x": 2, "xref": "x4", "y": 10, "yref": "y4"}, {"font": {"color": "white", "size": 9}, "showarrow": false, "text": "3", "x": 0, "xref": "x4", "y": 11, "yref": "y4"}, {"font": {"color": "white", "size": 9}, "showarrow": false, "text": "3", "x": 1, "xref": "x4", "y": 11, "yref": "y4"}, {"font": {"color": "white", "size": 9}, "showarrow": false, "text": "3", "x": 2, "xref": "x4", "y": 11, "yref": "y4"}, {"font": {"color": "white", "size": 9}, "showarrow": false, "text": "3", "x": 0, "xref": "x4", "y": 12, "yref": "y4"}, {"font": {"color": "white", "size": 9}, "showarrow": false, "text": "3", "x": 1, "xref": "x4", "y": 12, "yref": "y4"}, {"font": {"color": "white", "size": 9}, "showarrow": false, "text": "3", "x": 2, "xref": "x4", "y": 12, "yref": "y4"}, {"font": {"color": "white", "size": 9}, "showarrow": false, "text": "3", "x": 0, "xref": "x4", "y": 13, "yref": "y4"}, {"font": {"color": "white", "size": 9}, "showarrow": false, "text": "3", "x": 1, "xref": "x4", "y": 13, "yref": "y4"}, {"font": {"color": "white", "size": 9}, "showarrow": false, "text": "3", "x": 2, "xref": "x4", "y": 13, "yref": "y4"}, {"font": {"color": "white", "size": 9}, "showarrow": false, "text": "3", "x": 0, "xref": "x4", "y": 14, "yref": "y4"}, {"font": {"color": "white", "size": 9}, "showarrow": false, "text": "3", "x": 1, "xref": "x4", "y": 14, "yref": "y4"}, {"font": {"color": "white", "size": 9}, "showarrow": false, "text": "3", "x": 2, "xref": "x4", "y": 14, "yref": "y4"}, {"font": {"color": "white", "size": 9}, "showarrow": false, "text": "3", "x": 0, "xref": "x4", "y": 15, "yref": "y4"}, {"font": {"color": "white", "size": 9}, "showarrow": false, "text": "3", "x": 1, "xref": "x4", "y": 15, "yref": "y4"}, {"font": {"color": "white", "size": 9}, "showarrow": false, "text": "3", "x": 2, "xref": "x4", "y": 15, "yref": "y4"}, {"font": {"color": "white", "size": 9}, "showarrow": false, "text": "3", "x": 0, "xref": "x4", "y": 16, "yref": "y4"}, {"font": {"color": "white", "size": 9}, "showarrow": false, "text": "3", "x": 1, "xref": "x4", "y": 16, "yref": "y4"}, {"font": {"color": "white", "size": 9}, "showarrow": false, "text": "3", "x": 2, "xref": "x4", "y": 16, "yref": "y4"}, {"font": {"color": "white", "size": 9}, "showarrow": false, "text": "4", "x": 0, "xref": "x4", "y": 17, "yref": "y4"}, {"font": {"color": "white", "size": 9}, "showarrow": false, "text": "4", "x": 1, "xref": "x4", "y": 17, "yref": "y4"}, {"font": {"color": "white", "size": 9}, "showarrow": false, "text": "4", "x": 2, "xref": "x4", "y": 17, "yref": "y4"}, {"font": {"color": "white", "size": 9}, "showarrow": false, "text": "3", "x": 0, "xref": "x4", "y": 18, "yref": "y4"}, {"font": {"color": "white", "size": 9}, "showarrow": false, "text": "3", "x": 1, "xref": "x4", "y": 18, "yref": "y4"}, {"font": {"color": "white", "size": 9}, "showarrow": false, "text": "3", "x": 2, "xref": "x4", "y": 18, "yref": "y4"}, {"font": {"color": "white", "size": 9}, "showarrow": false, "text": "4", "x": 0, "xref": "x4", "y": 19, "yref": "y4"}, {"font": {"color": "white", "size": 9}, "showarrow": false, "text": "3", "x": 1, "xref": "x4", "y": 19, "yref": "y4"}, {"font": {"color": "white", "size": 9}, "showarrow": false, "text": "3", "x": 2, "xref": "x4", "y": 19, "yref": "y4"}, {"font": {"size": 13}, "showarrow": false, "text": "no cell reaches the registered bar of 8", "x": 0.5, "xref": "paper", "y": 1.06, "yref": "paper"}], "height": 1040, "title": {"text": "Q1.H2.E4: the faithful battery, gemma-4-31b-it probes and formats"}, "width": 900, "xaxis": {"anchor": "y", "domain": [0.0, 0.46], "tickangle": 20, "ticktext": ["last", "mean_all", "mean_content"], "tickvals": [0, 1, 2], "title": {"text": "readout"}}, "xaxis2": {"anchor": "y2", "domain": [0.54, 1.0], "tickangle": 20, "ticktext": ["last", "mean_all", "mean_content"], "tickvals": [0, 1, 2], "title": {"text": "readout"}}, "xaxis3": {"anchor": "y3", "domain": [0.0, 0.46], "tickangle": 20, "ticktext": ["last", "mean_all", "mean_content"], "tickvals": [0, 1, 2], "title": {"text": "readout"}}, "xaxis4": {"anchor": "y4", "domain": [0.54, 1.0], "tickangle": 20, "ticktext": ["last", "mean_all", "mean_content"], "tickvals": [0, 1, 2], "title": {"text": "readout"}}, "yaxis": {"anchor": "x", "autorange": "reversed", "domain": [0.55, 1.0], "ticktext": ["0", "3", "6", "9", "12", "15", "18", "21", "24", "27", "30", "33", "36", "39", "42", "45", "48", "51", "54", "57"], "tickvals": [0, 1, 2, 3, 4, 5, 6, 7, 8, 9, 10, 11, 12, 13, 14, 15, 16, 17, 18, 19], "title": {"text": "layer"}}, "yaxis2": {"anchor": "x2", "autorange": "reversed", "domain": [0.55, 1.0], "matches": "y", "showticklabels": false}, "yaxis3": {"anchor": "x3", "autorange": "reversed", "domain": [0.0, 0.45], "ticktext": ["0", "3", "6", "9", "12", "15", "18", "21", "24", "27", "30", "33", "36", "39", "42", "45", "48", "51", "54", "57"], "tickvals": [0, 1, 2, 3, 4, 5, 6, 7, 8, 9, 10, 11, 12, 13, 14, 15, 16, 17, 18, 19], "title": {"text": "layer"}}, "yaxis4": {"anchor": "x4", "autorange": "reversed", "domain": [0.0, 0.45], "matches": "y3", "showticklabels": false}}}
